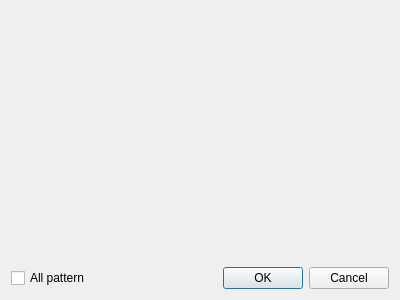
<?xml version="1.0" encoding="UTF-8"?>
<ui version="4.0">
 <class>Iso_Pattern_Settings</class>
 <widget class="QDialog" name="Iso_Pattern_Settings">
  <property name="geometry">
   <rect>
    <x>0</x>
    <y>0</y>
    <width>400</width>
    <height>300</height>
   </rect>
  </property>
  <property name="windowTitle">
   <string>Dialog</string>
  </property>
  <layout class="QVBoxLayout" name="verticalLayout">
   <item>
    <layout class="QVBoxLayout" name="verticalLayout_2">
     <item>
      <widget class="IsoPatternView" name="iso_pattern_view" native="true"/>
     </item>
    </layout>
   </item>
   <item>
    <layout class="QHBoxLayout" name="horizontalLayout">
     <item>
      <widget class="QCheckBox" name="check_box_all_pattern">
       <property name="baseSize">
        <size>
         <width>0</width>
         <height>0</height>
        </size>
       </property>
       <property name="text">
        <string>All pattern</string>
       </property>
      </widget>
     </item>
     <item>
      <spacer name="horizontalSpacer">
       <property name="orientation">
        <enum>Qt::Horizontal</enum>
       </property>
       <property name="sizeHint" stdset="0">
        <size>
         <width>40</width>
         <height>20</height>
        </size>
       </property>
      </spacer>
     </item>
     <item>
      <widget class="QPushButton" name="ok_button">
       <property name="text">
        <string>OK</string>
       </property>
      </widget>
     </item>
     <item>
      <widget class="QPushButton" name="cancel_button">
       <property name="text">
        <string>Cancel</string>
       </property>
      </widget>
     </item>
    </layout>
   </item>
  </layout>
 </widget>
 <customwidgets>
  <customwidget>
   <class>IsoPatternView</class>
   <extends>QWidget</extends>
   <header>iso_pattern_view</header>
   <container>1</container>
  </customwidget>
 </customwidgets>
 <resources/>
 <connections/>
</ui>
